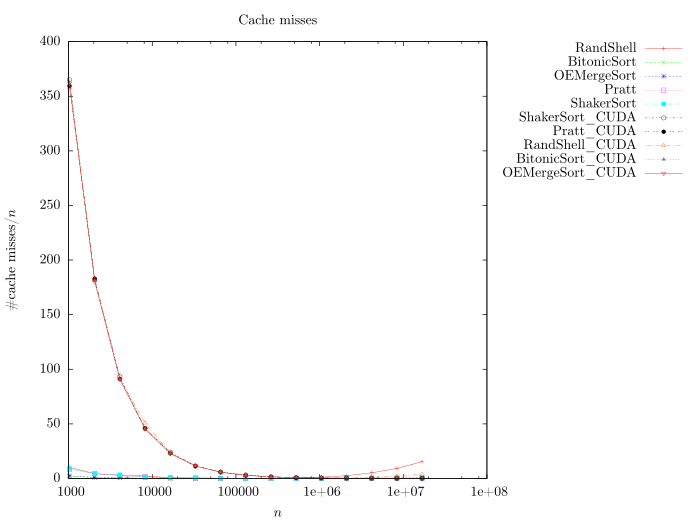

Generate this figure with gnuplot:
set   autoscale
set key out
set key right top
set term epslatex size 7, 5.24 standalone color colortext 10
set output 'cache-misses.tex'
unset label                            # remove any previous labels
set xtic auto                          # set xtics automatically
set ytic auto                          # set ytics automatically
set title 'Cache misses'
set xlabel '$n$'
set ylabel '\#cache misses/$n$'
set logscale x

plot  	'RShellSortPure.res' using 1:($6/$1) title 'RandShell' with linespoints, \
		'BitonicSort.res' using 1:($6/$1) title 'BitonicSort' with linespoints, \
		'OddEvenMergeSort.res' using 1:($6/$1) title 'OEMergeSort' with linespoints, \
		'Pratt.res' using 1:($6/$1) title 'Pratt' with linespoints, \
		'ShakerSort.res' using 1:($6/$1) title 'ShakerSort' with linespoints, \
		'ShakerSortCUDA.res' using 1:($6/$1) title 'ShakerSort\_CUDA' with linespoints linecolor 0, \
		'PrattCUDA.res' using 1:($6/$1) title 'Pratt\_CUDA' with linespoints, \
		'RShellSortPureCUDA.res' using 1:($6/$1) title 'RandShell\_CUDA' with linespoints, \
		'BitonicSortCUDA.res' using 1:($6/$1) title 'BitonicSort\_CUDA' with linespoints, \
		'OddEvenMergeSortCUDA.res' using 1:($6/$1) title 'OEMergeSort\_CUDA' with linespoints
